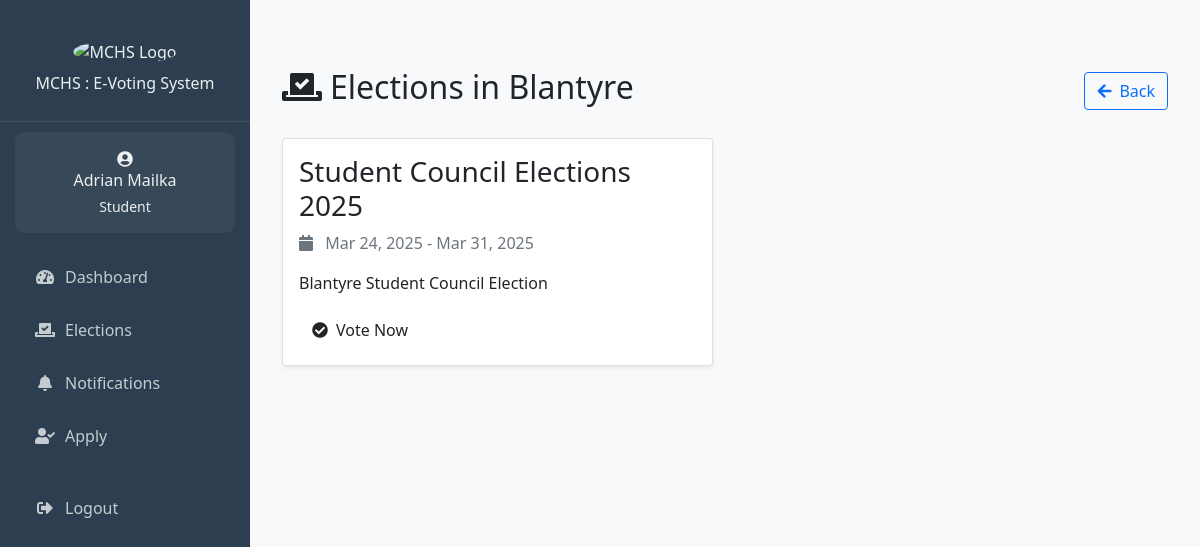
The page /student/view_elections.php?branch=Blantyre (signed in) on the database its author committed.
### tables this page shows
CREATE TABLE IF NOT EXISTS `users` (
  `id` int NOT NULL AUTO_INCREMENT,
  `name` varchar(100) NOT NULL,
  `email` varchar(100) NOT NULL,
  `student_number` varchar(20) DEFAULT NULL,
  `branch` varchar(50) DEFAULT NULL,
  `year_of_study` varchar(20) DEFAULT NULL,
  `password_hash` varchar(255) NOT NULL,
  `role` enum('student','admin','candidate') NOT NULL DEFAULT 'student',
  `created_at` timestamp NULL DEFAULT CURRENT_TIMESTAMP,
  `updated_at` timestamp NULL DEFAULT CURRENT_TIMESTAMP ON UPDATE CURRENT_TIMESTAMP,
  PRIMARY KEY (`id`),
  UNIQUE KEY `email` (`email`),
  UNIQUE KEY `student_number` (`student_number`)
);

CREATE TABLE IF NOT EXISTS `elections` (
  `id` int NOT NULL AUTO_INCREMENT,
  `title` varchar(255) NOT NULL,
  `description` text,
  `branch` varchar(50) NOT NULL,
  `start_date` datetime NOT NULL,
  `end_date` datetime NOT NULL,
  `status` enum('upcoming','active','completed') DEFAULT 'upcoming',
  `created_by` int NOT NULL,
  `created_at` timestamp NULL DEFAULT CURRENT_TIMESTAMP,
  `updated_at` timestamp NULL DEFAULT CURRENT_TIMESTAMP ON UPDATE CURRENT_TIMESTAMP,
  `manual_status` tinyint(1) DEFAULT '0',
  PRIMARY KEY (`id`),
  UNIQUE KEY `unique_election` (`title`,`start_date`,`end_date`),
  KEY `created_by` (`created_by`)
);

### student/view_elections.php (the view, shortened to what this page needs)
<?php
require_once '../includes/header.php';
$stmt = $conn->prepare("SELECT branch FROM users WHERE id = ?");
$stmt->execute([$_SESSION['user_id']]);
$userBranch = $stmt->fetch(PDO::FETCH_ASSOC)['branch'];
$stmt = $conn->prepare("
    SELECT * FROM elections
    WHERE branch = ?
    AND status = 'active'
    ORDER BY start_date DESC
");
$stmt->execute([$userBranch]);
$elections = $stmt->fetchAll(PDO::FETCH_ASSOC);
?>
<div class="container py-5">
    <div class="row mb-4">
        <div class="col-12">
            <div class="d-flex justify-content-between align-items-center">
                <h2 class="text-custom-primary"><i class="fas fa-vote-yea me-2"></i>Elections in <?php echo htmlspecialchars($userBranch); ?></h2>
                <a href="elections.php" class="btn btn-outline-primary">
                    <i class="fas fa-arrow-left me-2"></i>Back
                </a>
            </div>
        </div>
    </div>
    <?php if (empty($elections)): ?>
        <div class="alert alert-info">
            <i class="fas fa-info-circle me-2"></i>
            There are currently no active elections in <?php echo htmlspecialchars($userBranch); ?>.
        </div>
    <?php else: ?>
        <div class="row g-4">
            <?php foreach ($elections as $election): ?>
                <div class="col-md-6">
                    <div class="card shadow-sm h-100">
                        <div class="card-body">
                            <h3 class="card-title text-custom-primary"><?php echo htmlspecialchars($election['title']); ?></h3>
                            <p class="text-muted">
                                <i class="fas fa-calendar me-2"></i>
                                <?php echo date('M j, Y', strtotime($election['start_date'])); ?> -
                                <?php echo date('M j, Y', strtotime($election['end_date'])); ?>
                            </p>
                            <p><?php echo htmlspecialchars($election['description']); ?></p>
                            <a href="vote.php?election_id=<?php echo $election['id']; ?>"
                               class="btn btn-custom-primary">
                                <i class="fas fa-check-circle me-2"></i>Vote Now
                            </a>
                        </div>
                    </div>
                </div>
            <?php endforeach; ?>
        </div>
    <?php endif; ?>
</div>
<link rel="stylesheet" href="https://cdnjs.cloudflare.com/ajax/libs/font-awesome/5.15.4/css/all.min.css">
<?php require_once '../includes/footer.php'; ?>

### includes/sidebar-content.php (shortened to what this page needs)
<div class="sidebar-header">
  <img src="https://mchs.mw/img/mchs_logo.png" alt="MCHS Logo" class="img-fluid" style="width: 50%;">
  <h6 class="mt-0">MCHS : E-Voting System</h6>
</div>
<?php if (isset($user)): ?>
  <div class="user-info">
    <i class="fas fa-user-circle fa-1x mb-0"></i>
    <h6 class="mb-1"><?php echo htmlspecialchars($user['name']); ?></h6>
    <small><?php echo ucfirst($user['role']); ?></small>
  </div>
  <ul class="nav-menu">
    <?php if ($user['role'] === 'admin'): ?>
      <li class="nav-item">
        <a class="nav-link <?php echo $current_page === 'dashboard.php' ? 'active' : ''; ?>"
           href="/e_voting_system/admin/dashboard.php">
          <i class="fas fa-tachometer-alt me-2"></i>Dashboard
        </a>
      </li>
      <li class="nav-item">
        <a class="nav-link <?php echo $current_page === 'notifications.php' ? 'active' : ''; ?>"
           href="/e_voting_system/admin/notifications.php">
          <i class="fas fa-bell me-2"></i>Notifications
          <?php
          $unread_count = get_unread_notifications_count($conn);
          if ($unread_count > 0):
          ?>
            <span class="badge bg-danger rounded-pill">
              <?php echo $unread_count; ?>
            </span>
          <?php endif; ?>
        </a>
      </li>
      <li class="nav-item">
        <a class="nav-link <?php echo $current_page === 'manage_elections.php' ? 'active' : ''; ?>"
           href="/e_voting_system/admin/manage_elections.php">
          <i class="fas fa-poll me-2"></i>Manage Elections
        </a>
      </li>
      <li class="nav-item">
        <a class="nav-link <?php echo $current_page === 'add_student.php' ? 'active' : ''; ?>"
           href="/e_voting_system/admin/add_student.php">
          <i class="fas fa-user-plus me-2"></i>Add User
        </a>
      </li>
      <li class="nav-item">
        <a class="nav-link <?php echo $current_page === 'manage_students.php' ? 'active' : ''; ?>"
           href="/e_voting_system/admin/manage_students.php">
          <i class="fas fa-users-cog me-2"></i>Manage Student
        </a>
      </li>
    <?php elseif ($user['role'] === 'student'): ?>
      <li class="nav-item">
        <a class="nav-link <?php echo $current_page === 'dashboard.php' ? 'active' : ''; ?>"
           href="/e_voting_system/student/dashboard.php">
          <i class="fas fa-tachometer-alt"></i>
          <span>Dashboard</span>
        </a>
      </li>
      <li class="nav-item">
        <a class="nav-link <?php echo $current_page === 'elections.php' ? 'active' : ''; ?>"
           href="/e_voting_system/student/elections.php">
          <i class="fas fa-vote-yea"></i>
          <span>Elections</span>
        </a>
      </li>
      <li class="nav-item">
      <li class="nav-item">
        <a class="nav-link <?php echo $current_page === 'notifications.php' ? 'active' : ''; ?>"
           href="/e_voting_system/student/notifications.php">
          <i class="fas fa-bell"></i>
          <span>Notifications</span>
        </a>
      </li>
      <li class="nav-item">
    <a class="nav-link <?php echo ($current_page === 'nomination_form.php') ? 'active' : ''; ?>"
       href="/e_voting_system/student/nomination_form.php">
        <i class="fas fa-user-check"></i>
        <span>Apply</span>
    </a>
</li>
    <?php endif; ?>
    <li class="nav-item mt-4">
      <a class="nav-link" href="/e_voting_system/logout.php">
        <i class="fas fa-sign-out-alt"></i>
        <span>Logout</span>
      </a>
    </li>
  </ul>
<?php endif; ?>

### includes/header.php (style rules this page uses)
:root { --primary-color: #2c3e50; --secondary-color: #3498db; --accent-color: #e74c3c; --text-light: #ecf0f1; --success-color: #2ecc71; }
.sidebar-header { padding: 20px; text-align: center; border-bottom: 1px solid rgba(255,255,255,0.1); }
.sidebar-header img { width: 80px; height: 80px; border-radius: 50%; margin-bottom: 10px; }
.user-info { padding: 15px; text-align: center; background: rgba(255,255,255,0.05); margin: 10px 15px; border-radius: 10px; }
.nav-menu { padding: 0; margin: 20px 0; }
.nav-item { list-style: none; margin: 5px 15px; }
.nav-link { color: var(--text-light) !important; padding: 12px 20px; border-radius: 8px; display: flex; align-items: center; transition: all 0.3s ease; text-decoration: none; opacity: 0.8; }
.nav-link i { margin-right: 10px; width: 20px; text-align: center; }

### rows shown on the page
users: name "Adrian Mailka", role "Student", branch "Blantyre"
elections: title "Student Council Elections 2025", start_date "Mar 24, 2025", end_date "Mar 31, 2025", description "Blantyre Student Council Election"
